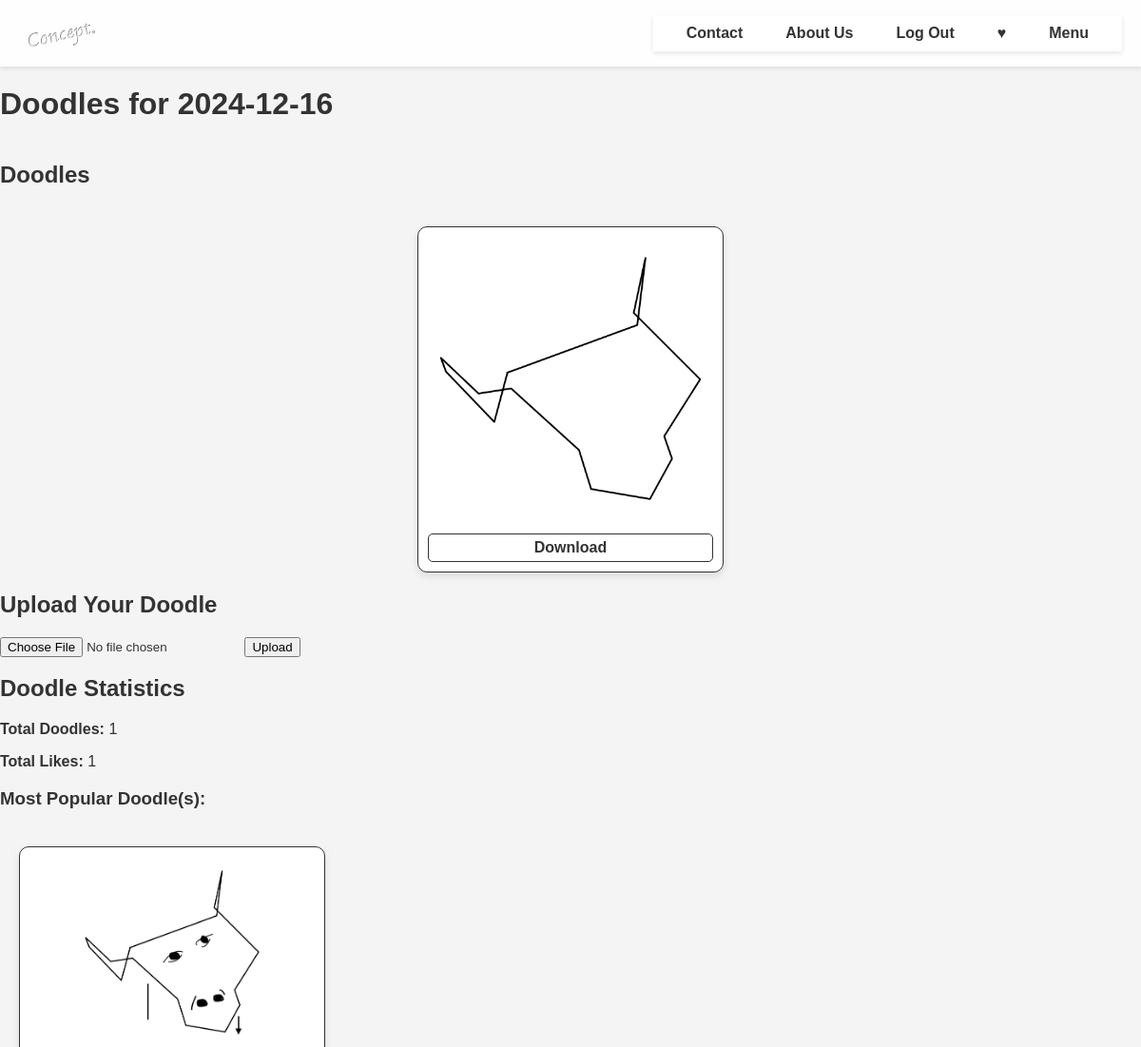
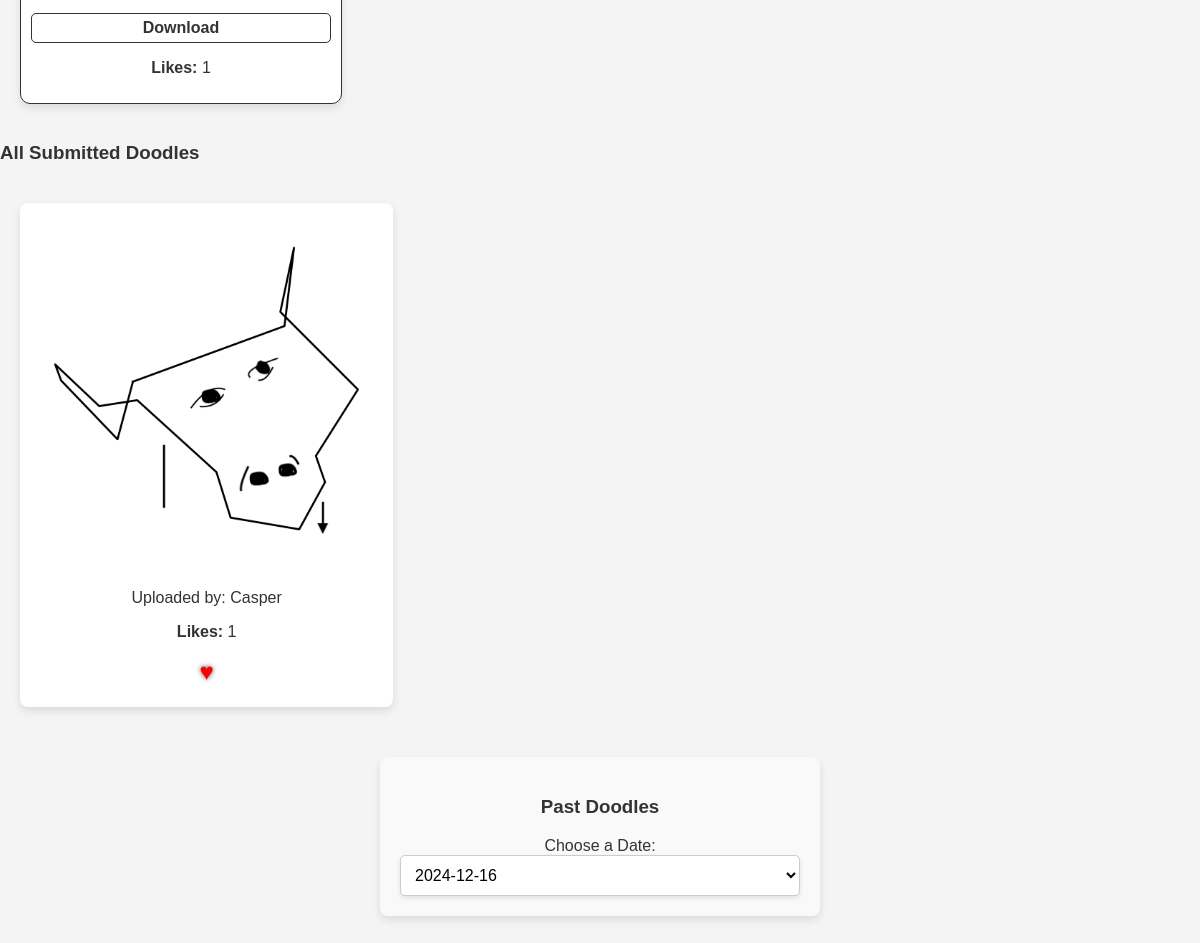
/doodles (signed in), run on the app's committed database (2 pictures, top to bottom).
### models.py (models this page shows, shortened)
class Doodle(db.Model):
    __tablename__ = "doodles"
    id = db.Column(db.Integer, primary_key=True)
    filename = db.Column(db.String, nullable=False)
    likes = db.Column(db.Integer, default=0)
    date = db.Column(db.Date, nullable=False)
    comments = db.relationship('DoodleComment', backref='doodle', lazy=True)
    submissions = db.relationship("UserDoodle", backref="doodle", lazy=True)

class UserDoodle(db.Model):
    __tablename__ = "user_doodles"
    id = db.Column(db.Integer, primary_key=True)
    user_id = db.Column(db.Integer, db.ForeignKey('users.id'), nullable=False)
    doodle_id = db.Column(db.Integer, db.ForeignKey("doodles.id"), nullable=False)
    filename = db.Column(db.String, nullable=False)
    likes = db.Column(db.Integer, default=0)
    user = db.relationship('User', backref='user_doodles', lazy=True)

class User(db.Model):
    __tablename__ = 'users'
    id = db.Column(db.Integer, primary_key=True)
    username = db.Column(db.String(80), unique=True, nullable=False)
    password_hash = db.Column(db.String(128), nullable=False)
    saved_images = db.relationship('SavedImage', backref='user', lazy=True)
    saved_art = db.relationship('SavedArt', backref='user', lazy=True)
    saved_recipes = db.relationship('SavedRecipe', backref='user', lazy=True)
    comments = db.relationship('Comment', backref='user', lazy=True)
    doodle_comments = db.relationship('DoodleComment', backref='user', lazy=True)

### app.py (the view)
@app.route("/doodles")
@login_required
def doodles():
    today = datetime.now().date()
    todays_doodles = Doodle.query.filter(Doodle.date == today).all()
    if not todays_doodles:
        filename = generate_daily_scribble()
        new_doodle = Doodle(filename=filename, date=today)
        db.session.add(new_doodle)
        db.session.commit()
        todays_doodles = [new_doodle]
    submissions = (
        db.session.query(UserDoodle, func.count(Like.id).label("like_count"))
        .join(Doodle, Doodle.id == UserDoodle.doodle_id)
        .outerjoin(Like, Like.doodle_id == UserDoodle.id)
        .filter(Doodle.date == today)
        .group_by(UserDoodle.id)
        .all()
    )
    total_likes = sum(like_count for _, like_count in submissions)
    max_likes = max((like_count for _, like_count in submissions), default=0)
    most_liked_doodles = [
        {"doodle": submission, "like_count": like_count}
        for submission, like_count in submissions
        if like_count == max_likes
    ]
    user_likes = {like.doodle_id for like in Like.query.filter_by(user_id=session['user_id']).all()}
    all_dates = db.session.query(Doodle.date).distinct().order_by(Doodle.date.desc()).all()
    return render_template(
        "doodles.html",
        today = today,
        todays_doodles=todays_doodles,
        submissions=submissions,
        total_likes=total_likes,
        most_liked_doodles=most_liked_doodles,
        user_likes=user_likes,
        all_dates=all_dates
    )

### app.py (called while the page is built)
def login_required(f):
    from functools import wraps
    @wraps(f)
    def decorated_function(*args, **kwargs):
        if "user_id" not in session:
            flash("You must be logged in to access this page.", "error")
            return redirect(url_for("login"))
        return f(*args, **kwargs)
    return decorated_function

### templates/doodles.html (shortened to what this page needs)
{% extends "layout.html" %}
{% block main %}
<div class="doodles-container">
    <h1>Doodles for {{ today }}</h1>
    <div class="daily-doodles">
        <h2>Doodles</h2>
        <div class="doodle-list">
            {% for doodle in todays_doodles %}
            <div class="doodle-item">
                <img
                    src="{{ url_for('static', filename='doodles/' + doodle.filename) }}"
                    alt="Doodle {{ doodle.id }}">
                <a href="{{ url_for('static', filename='doodles/' + doodle.filename) }}" download>Download</a>
            </div>
            {% else %}
            <p>No doodles available for this date.</p>
            {% endfor %}
        </div>
    </div>
    <h2>Upload Your Doodle</h2>
    <form method="POST" action="{{ url_for('upload_doodle') }}" enctype="multipart/form-data">
        <input type="file" name="uploaded_doodle" accept="image/*" required>
        <button type="submit">Upload</button>
    </form>
    <h2>Doodle Statistics</h2>
    <p><strong>Total Doodles:</strong> {{ submissions | length }}</p>
    <p><strong>Total Likes:</strong> {{ total_likes }}</p>
    <h3>Most Popular Doodle(s):</h3>
    <div class="art-gallery">
        {% for doodle in most_liked_doodles %}
        <div class="doodle-item">
            <img src="{{ url_for('static', filename='doodles_user/' + doodle.doodle.filename) }}"
                 alt="Most Liked Doodle" style="max-width: 200px;">
            <a href="{{ url_for('static', filename='doodles_user/' + doodle.doodle.filename) }}" download>
                Download
            </a>
            <p><strong>Likes:</strong> {{ doodle.like_count }}</p>
        </div>
        {% else %}
        <p>No popular doodles for this date.</p>
        {% endfor %}
    </div>
    <h3>All Submitted Doodles</h3>
    <div class="art-gallery">
        {% for submission, like_count in submissions %}
        <div class="art-card">
            <img src="{{ url_for('static', filename='doodles_user/' + submission.filename) }}" alt="Submission">
            <p>Uploaded by: {{ submission.user.username }}</p>
            <p><strong>Likes:</strong> {{ like_count }}</p>
            <form method="POST" action="{{ url_for('like_doodle', doodle_id=submission.id) }}">
                {% set liked = submission.id in user_likes %}
                <button type="submit" class="heart-button" style="color: {% if liked %}red{% else %}gray{% endif %};">
                    ♥
                </button>
            </form>
        </div>
        {% else %}
        <p>No submissions available.</p>
        {% endfor %}
    </div>
    <div class="date-selection-container">
        <h3>Past Doodles</h3>
        <form method="GET">
            <label for="date-select">Choose a Date:</label>
            <select id="date-select" name="date" onchange="window.location.href=this.value;">
                {% for date in all_dates %}
                <option value="{{ url_for('doodles_by_date', date=date[0]) }}"
                        {% if date[0] == today %}selected{% endif %}>
                    {{ date[0] }}
                </option>
                {% endfor %}
            </select>
        </form>
    </div>
</div>
{% endblock %}

### static/styles.css (style rules this page uses)
body { font-family: Arial, sans-serif; margin: 0; padding: 0; background-color: #f4f4f4; display: flex; flex-direction: column; min-height: 100vh; color: #333; }
.heart-button { background: none; border: none; font-size: 24px; color: #fff; text-shadow: 0 0 5px rgba(0, 0, 0, 0.7); cursor: pointer; transition: transform 0.3s ease, color 0.3s ease; }
.daily-doodles { display: flex; flex-direction: column; gap: 20px; margin-top: 20px; }
.doodle-list { display: flex; flex-wrap: wrap; gap: 15px; justify-content: center; }
.doodle-item { background-color: white; border-radius: 10px; box-shadow: 0 4px 8px rgba(0, 0, 0, 0.1); overflow: hidden; max-width: 300px; text-align: center; padding: 10px; display: block; color: #333; text-decoration: none; border: 1px solid #333; }
.doodle-item img { width: 100%; height: auto; border-radius: 10px; }
.doodle-item a { display: block; margin-top: 10px; font-weight: bold; color: #333; text-decoration: none; border: 1px solid #333; padding: 5px; border-radius: 5px; transition: background-color 0.3s ease; }
.art-gallery { display: grid; grid-template-columns: repeat(auto-fill, minmax(300px, 1fr)); gap: 20px; padding: 20px; }
.art-card { background: white; border-radius: 8px; box-shadow: 0 4px 8px rgba(0, 0, 0, 0.1); padding: 20px; text-align: center; transition: transform 0.2s ease-in-out; }
.art-card img { max-width: 100%; height: auto; border-radius: 5px; margin-bottom: 15px; }
.date-selection-container { text-align: center; margin: 30px auto; padding: 20px; background: #f9f9f9; border-radius: 8px; box-shadow: 0 4px 8px rgba(0, 0, 0, 0.1); max-width: 400px; }
select#date-select { width: 100%; padding: 10px; border: 1px solid #ccc; border-radius: 5px; font-size: 16px; background-color: white; box-shadow: 0 2px 4px rgba(0, 0, 0, 0.1); cursor: pointer; transition: border-color 0.3s, box-shadow 0.3s; }

### data on the page
Doodle: filename (picture)
UserDoodle: filename (picture), user.username "Casper", like_count "1"

### other printed values
{{ submissions | length }} "1"
{{ total_likes }} "1"
{{ doodle.like_count }} "1"
form field date "2024-12-16"
